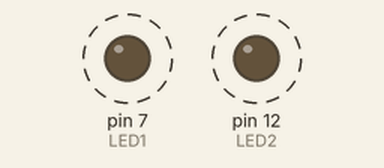
Simulated run of this sketch. Board: Arduino Uno, built with avr-gcc and run on an emulated ATmega328P. Shown: output pins drawn as LEDs (lit = HIGH). Dashed ring = blinking.

Above: at 0.1 s.
Timing chart, 0 to 4.6 s (numbered marks = the images above):
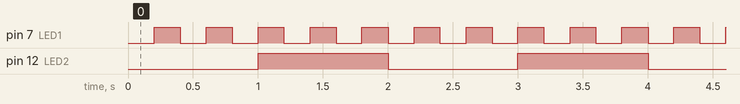

Measured:
- by itself, pin 7 (LED1): alternates HIGH for 0.20 s and LOW for 0.20 s
- by itself, pin 12 (LED2): alternates HIGH for 1.0 s and LOW for 1.0 s
- by itself, everything shown: repeats every 2.0 s, in 10 steps

The sketch:

blink-two-leds-differant-durations.ino
```cpp
unsigned long previousMillisLED1 = 0;
unsigned long previousMillisLED2 = 0;
const long interval_1 = 200; //duration of blink LED1
const long interval_2 = 1000; //duration of blink LED2

int LED1 = 7;
int LED2 = 12;

void setup()
  {
  pinMode(LED1, OUTPUT);
  pinMode(LED2, OUTPUT);
  }
void loop()
  {
  unsigned long currentMillisLED1 = millis();
  if (currentMillisLED1 - previousMillisLED1 >= interval_1)
  {
    previousMillisLED1 = currentMillisLED1;
    digitalWrite(LED1, !digitalRead(LED1));
  }
  unsigned long currentMillisLED2 = millis();
  if (currentMillisLED2 - previousMillisLED2 >= interval_2)
  {
    previousMillisLED2 = currentMillisLED2;
    digitalWrite(LED2, !digitalRead(LED2));
  }
}
```
